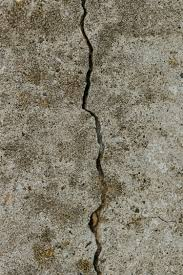
#> input picture work/images/crack.jpg, 183 x 275 px
$ python -i spall_quantifier.py   (imports and definitions only)   (Python 2 division)   (older library calls are emulated)
#> lines starting #> are read from the running program, lines starting #| are printed output that depends on the picture
import cv2
import numpy as np
from skimage.measure import regionprops, label
from sklearn.cluster import DBSCAN
import matplotlib.pyplot as plt
from datetime import datetime
import argparse


class SpallationQuantifier:
    """
    A class to quantify spallation defects in images after detection by YOLOv8.

    This class provides methods to:
    1. Extract spallation masks from YOLOv8 detections
    2. Compute metrics like area, perimeter, and depth estimation
    3. Classify spallation by severity
    4. Visualize the results
    """

    def __init__(self, severity_thresholds=None):
        """
        Initialize the SpallationQuantifier with optional severity thresholds.

        Args:
            severity_thresholds (dict): Thresholds for classifying spallation severity
                Default is {'minor': 100, 'moderate': 500, 'severe': 2000} (in cm²)
        """
        self.severity_thresholds = severity_thresholds or {'minor': 100, 'moderate': 500, 'severe': 2000}
        self.pixel_to_cm_ratio = 1.0  # Default value, should be calibrated for your specific setup

    # [424 lines left out: functions set_calibration, extract_spallation_mask, _clean_mask, measure_area, measure_perimeter, estimate_depth and 5 more, not called in this run]

    def visualize_results(self, image, result, save_path=None):
        """
        Visualize the spallation analysis results.

        Args:
            image (numpy.ndarray): Original image
            result (dict): Analysis result from analyze_spallation
            save_path (str, optional): Path to save the visualization

        Returns:
            numpy.ndarray: Visualization image
        """
        if not result['detected']:
            return image.copy()

        # Create a color visualization
        vis_image = image.copy()

        # Convert grayscale to RGB if needed
        if len(vis_image.shape) == 2:
            vis_image = cv2.cvtColor(vis_image, cv2.COLOR_GRAY2BGR)

        # Create a color overlay for the mask
        mask_color = np.zeros_like(vis_image)

        # Color based on severity
        if result['severity'] == 'minor':
            color = [255, 255, 0]  # Yellow
        elif result['severity'] == 'moderate':
            color = [0, 165, 255]  # Orange
        elif result['severity'] == 'severe':
            color = [0, 0, 255]  # Red
        else:  # critical
            color = [128, 0, 128]  # Purple

        mask_color[result['mask'] > 0] = color

        # Find contours for highlighting borders
        contours, _ = cv2.findContours(
            result['mask'].astype(np.uint8),
            cv2.RETR_EXTERNAL,
            cv2.CHAIN_APPROX_SIMPLE
        )

        # Blend the overlay with the original image
        alpha = 0.5
        vis_image = cv2.addWeighted(vis_image, 1, mask_color, alpha, 0)

        # Draw contours
        cv2.drawContours(vis_image, contours, -1, color, 2)

        # Add text with quantification results
        metrics_text = [
            f"Area: {result['area_cm2']:.2f} cm²",
            f"Perimeter: {result['perimeter_cm']:.2f} cm",
            f"Est. Depth: {result['estimated_depth_cm']:.2f} cm",
            f"Shape: {result['shape_complexity']}",
            f"Near Rebar: {'Yes' if result['near_rebar'] else 'No'}",
            f"Severity: {result['severity']}"
        ]

        y_offset = 30
        for i, text in enumerate(metrics_text):
            cv2.putText(vis_image, text, (10, y_offset + i * 30),
                        cv2.FONT_HERSHEY_SIMPLEX, 0.7, (0, 0, 255), 2)

        if save_path:
            cv2.imwrite(save_path, vis_image)

        return vis_image


# [108 lines left out: functions process_image_with_spallation_quantification, parse_args, main, not called in this run]


# Example usage when run directly
# [2 lines not run here, left out]

>>> import cv2
>>> picture = cv2.imread('../images/crack.jpg', cv2.IMREAD_GRAYSCALE)
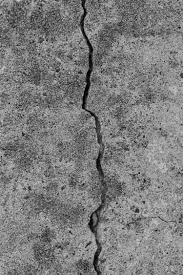
#> picture: shape (275, 183); min 0, max 204, mean 125
>>> result = SpallationQuantifier().visualize_results(picture, 'out.png')
#> (the run stopped early here; a loop or call above may not have finished)
